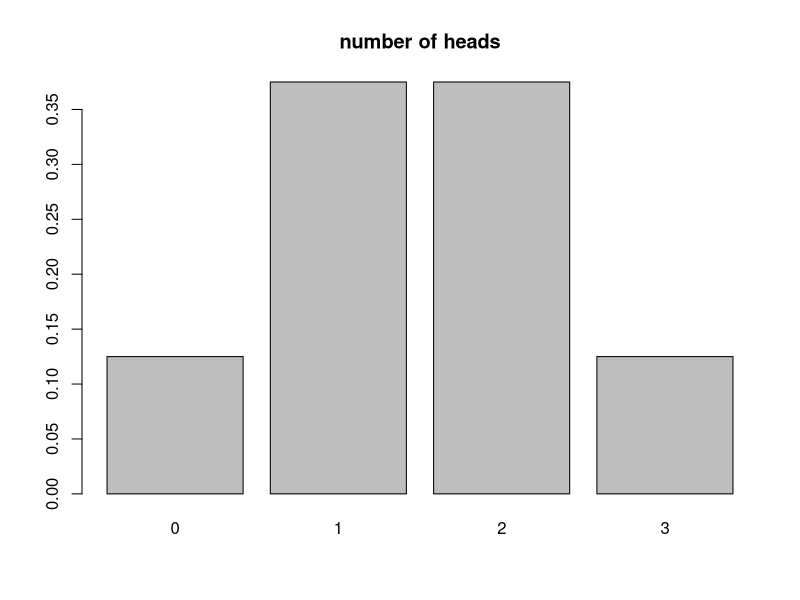
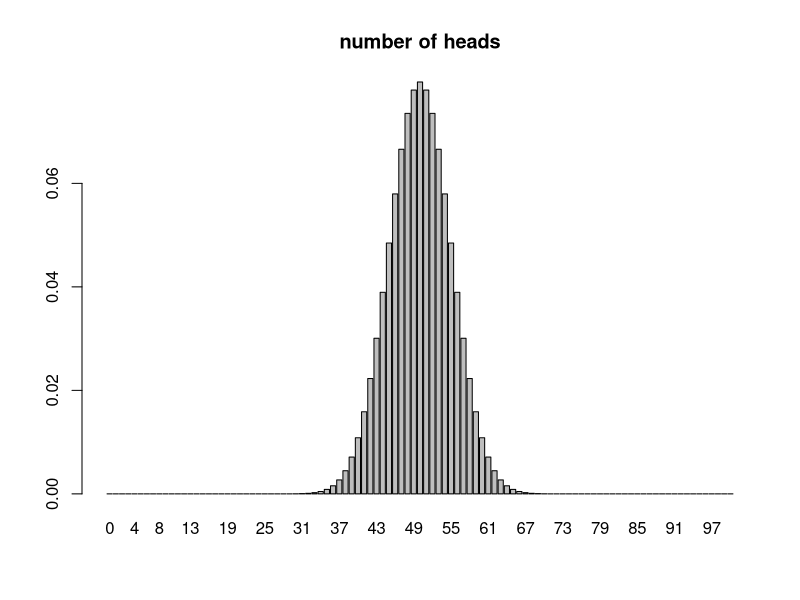
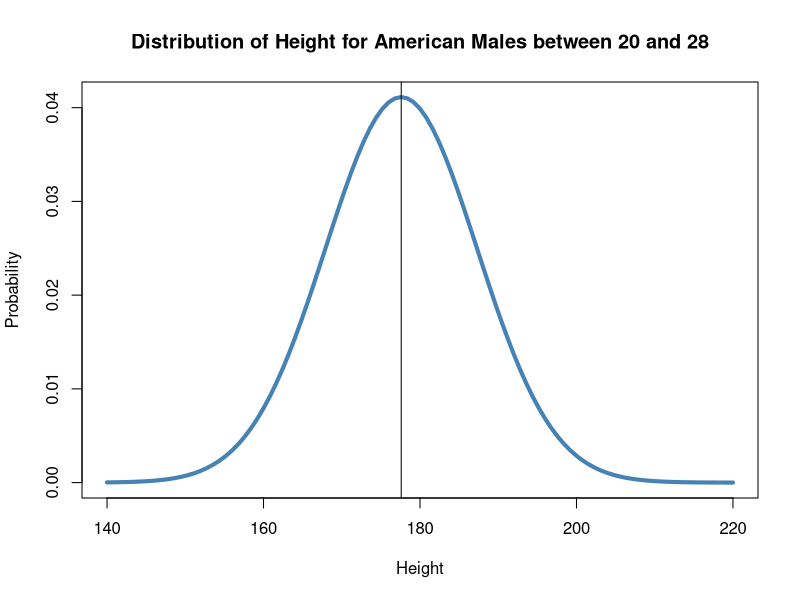
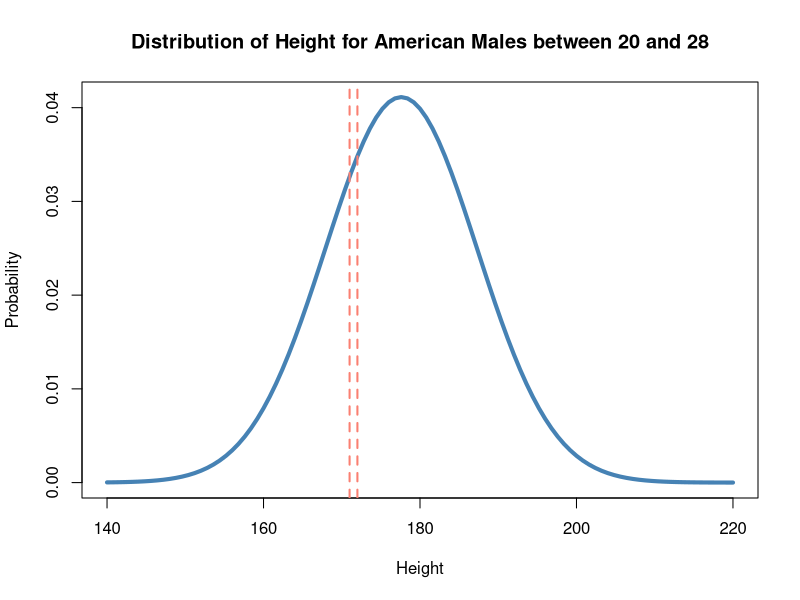
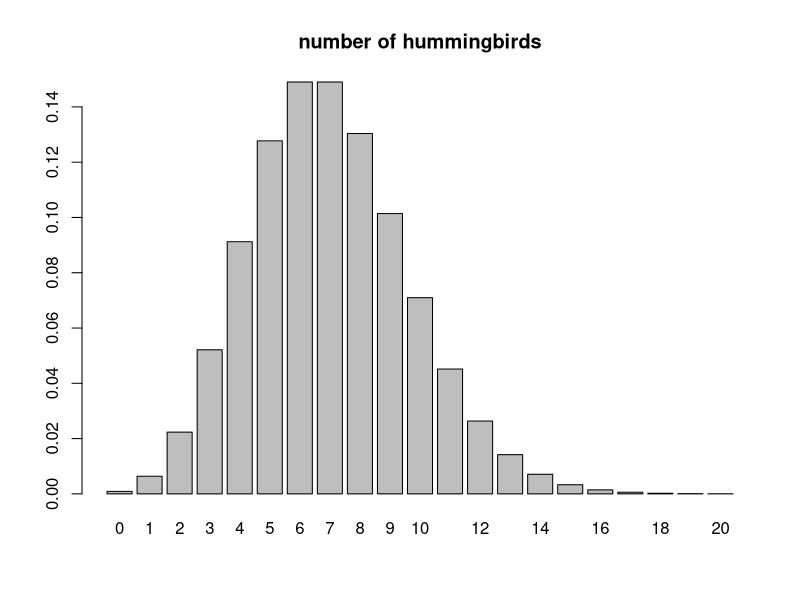
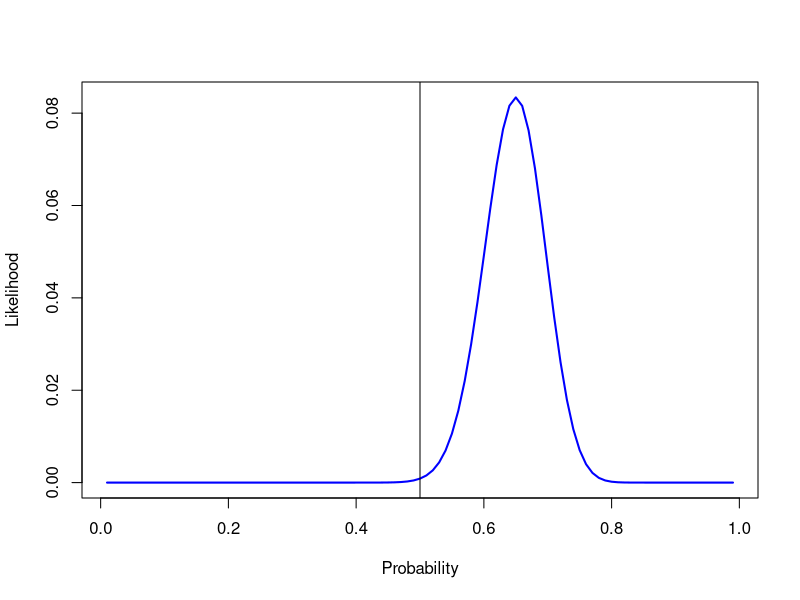
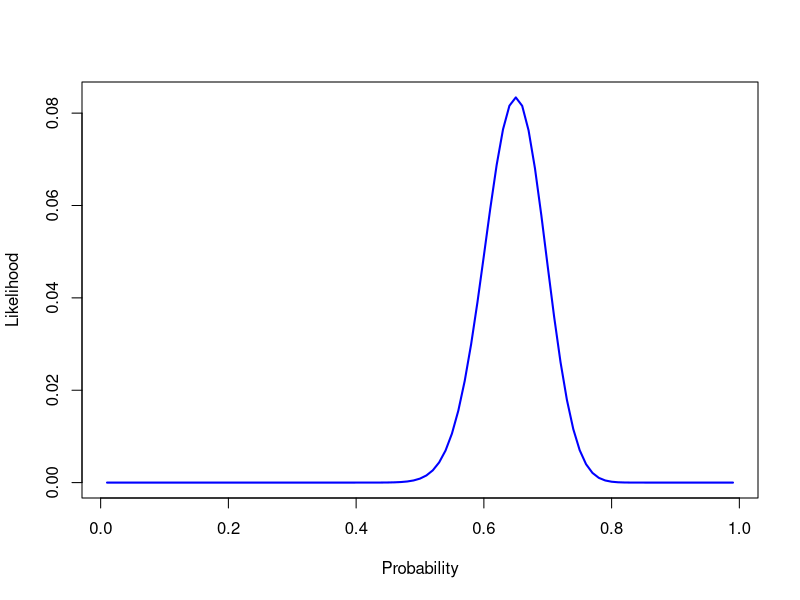

Generate these figures, in order, with R:
## ---- chunk 1
dbinom(2,3,0.5)
## ---- chunk 2
dbinom(1,3,0.5)
## ---- chunk 3
dbinom(0:3,3,0.5)
## ---- chunk 4
barplot(dbinom(0:3,3,0.5), names.arg = 0:3, main="number of heads")
## ---- chunk 5
barplot(dbinom(0:100,100,0.5), names.arg = 0:100, main="number of heads")
## ---- chunk 6
x <- seq(140, 220, 1)
data<-dnorm(x, 177.6, 9.7)
plot(NULL, xlim=c(140,220), ylim=c(0, max(data)),  ylab = 'Probability', xlab = 'Height',
     main = "Distribution of Height for American Males between 20 and 28" )
curve(dnorm(x, 177.6, 9.7), from = 140, to = 220, lwd = 4,
      col = 'steelblue',add=T)
abline(v=177.6)
## ---- chunk 7
pnorm(171,177.7,9.7)-pnorm(170,177.7,9.7)
## ---- chunk 8
x <- seq(140, 220, 1)
data<-dnorm(x, 177.6, 9.7)
plot(NULL, xlim=c(140,220), ylim=c(0, max(data)),  ylab = 'Probability', xlab = 'Height',
     main = "Distribution of Height for American Males between 20 and 28" )
curve(dnorm(x, 177.6, 9.7), from = 140, to = 220, lwd = 4,
      col = 'steelblue',add=T)
abline(v=171, lwd=2, lty=2, col="salmon")
abline(v=172, lwd=2, lty=2, col="salmon")

## ---- chunk 9
dpois(5,7)
## ---- chunk 10
barplot(dpois(0:20,7), names.arg = 0:20, main="number of hummingbirds")
## ---- chunk 11
dbinom(65,100,0.3)  
 

## ---- chunk 12
dbinom(65,100,0.3)  
dbinom(65,100,0.5)     
dbinom(65,100,0.7)
## ---- chunk 13
dbinom(65,100,0.3)  
dbinom(65,100,0.5)     
dbinom(65,100,0.7)
## ---- chunk 14
dbinom(65,100,seq(0.01,0.99, by=0.01))
## ---- chunk 15
x=seq(0.01,0.99, by=0.01)
y=dbinom(65,100,seq(0.01,0.99, by=0.01))
plot(x,y,type="l", col="blue", lwd=2,ylab="Likelihood", xlab="Probability")
abline(v=0.5)

## ---- chunk 16
x=seq(0.01,0.99, by=0.01)
y=dbinom(65,100,seq(0.01,0.99, by=0.01))
plot(x,y,type="l", col="blue", lwd=2,ylab="Likelihood", xlab="Probability")
## ---- chunk 17
dbinom(65,100,0.5)  

## ---- chunk 18
dbinom(65,100,0.5)  
